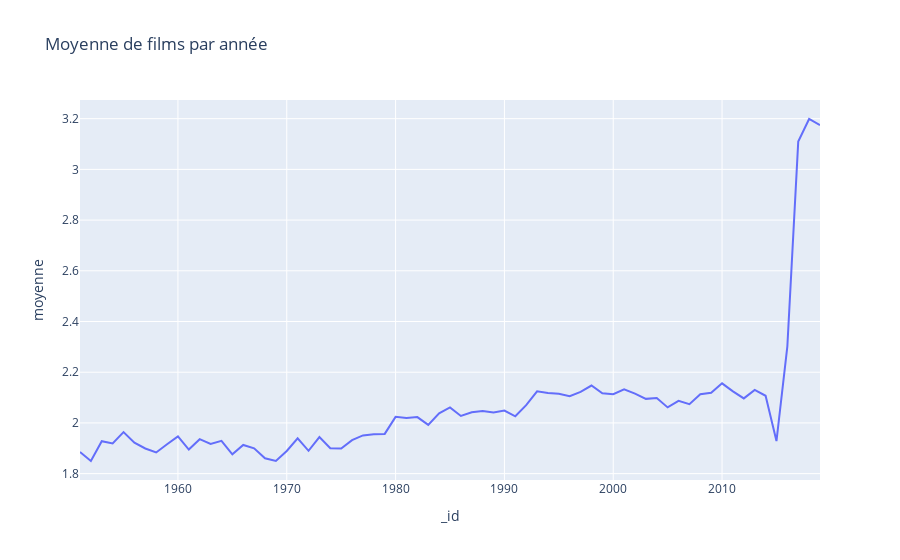

Here is the notebook cell this chart was saved with:
### Code cell
from pymongo import MongoClient
import pandas as pd
import plotly.express as px

db = MongoClient('mongodb://localhost').demo

df = pd.DataFrame(db.movies.aggregate([
    { '$group': {
        '_id': '$year',
        'moyenne': { '$avg': '$score' }
    } },
    { '$sort': { '_id': 1 } }
]))

fig = px.line(df, x='_id', y='moyenne', title='Moyenne de films par année')
fig.show()

### Figure 1 — Plotly figure (JSON) as saved in the notebook; plotly's stock layout.template omitted (floating-point values rounded to 4 significant figures)
{"data": [{"hovertemplate": "_id=%{x}<br>moyenne=%{y}<extra></extra>", "legendgroup": "", "line": {"color": "#636efa", "dash": "solid"}, "marker": {"symbol": "circle"}, "mode": "lines", "name": "", "orientation": "v", "showlegend": false, "type": "scatter", "x": [1951, 1952, 1953, 1954, 1955, 1956, 1957, 1958, 1959, 1960, 1961, 1962, 1963, 1964, 1965, 1966, 1967, 1968, 1969, 1970, 1971, 1972, 1973, 1974, 1975, 1976, 1977, 1978, 1979, 1980, 1981, 1982, 1983, 1984, 1985, 1986, 1987, 1988, 1989, 1990, 1991, 1992, 1993, 1994, 1995, 1996, 1997, 1998, 1999, 2000, 2001, 2002, 2003, 2004, 2005, 2006, 2007, 2008, 2009, 2010, 2011, 2012, 2013, 2014, 2015, 2016, 2017, 2018, 2019], "xaxis": "x", "y": [1.885, 1.85, 1.928, 1.919, 1.964, 1.922, 1.899, 1.884, 1.916, 1.947, 1.895, 1.936, 1.917, 1.929, 1.876, 1.913, 1.9, 1.861, 1.85, 1.889, 1.939, 1.89, 1.944, 1.9, 1.899, 1.932, 1.951, 1.955, 1.957, 2.024, 2.02, 2.023, 1.992, 2.038, 2.061, 2.027, 2.042, 2.047, 2.041, 2.049, 2.026, 2.07, 2.125, 2.118, 2.115, 2.105, 2.123, 2.148, 2.117, 2.113, 2.133, 2.116, 2.095, 2.098, 2.061, 2.087, 2.074, 2.113, 2.119, 2.156, 2.125, 2.097, 2.13, 2.107, 1.928, 2.302, 3.11, 3.199, 3.175], "yaxis": "y"}], "layout": {"legend": {"tracegroupgap": 0}, "title": {"text": "Moyenne de films par année"}, "xaxis": {"anchor": "y", "domain": [0, 1], "title": {"text": "_id"}}, "yaxis": {"anchor": "x", "domain": [0, 1], "title": {"text": "moyenne"}}}}
